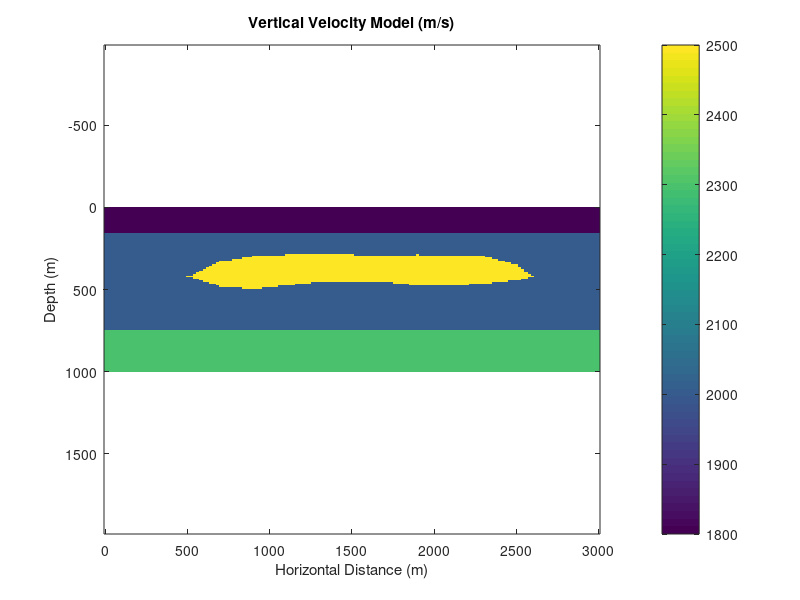
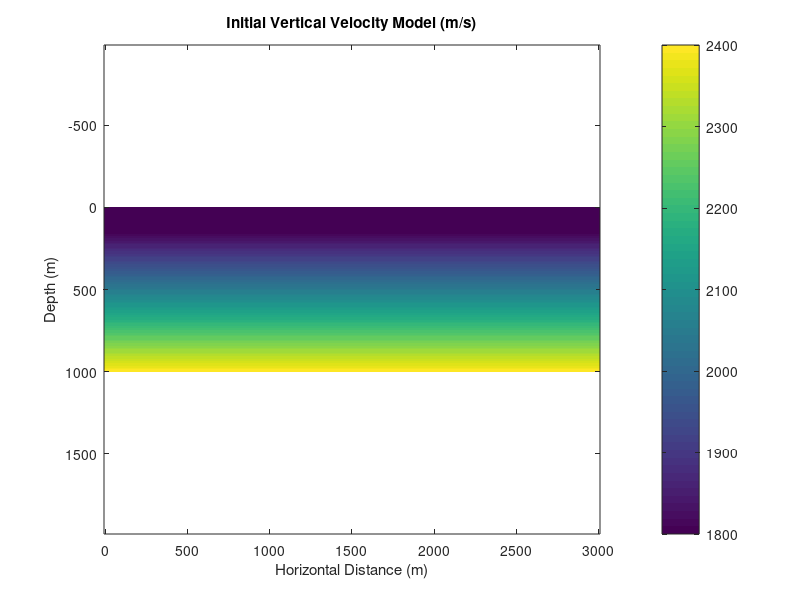
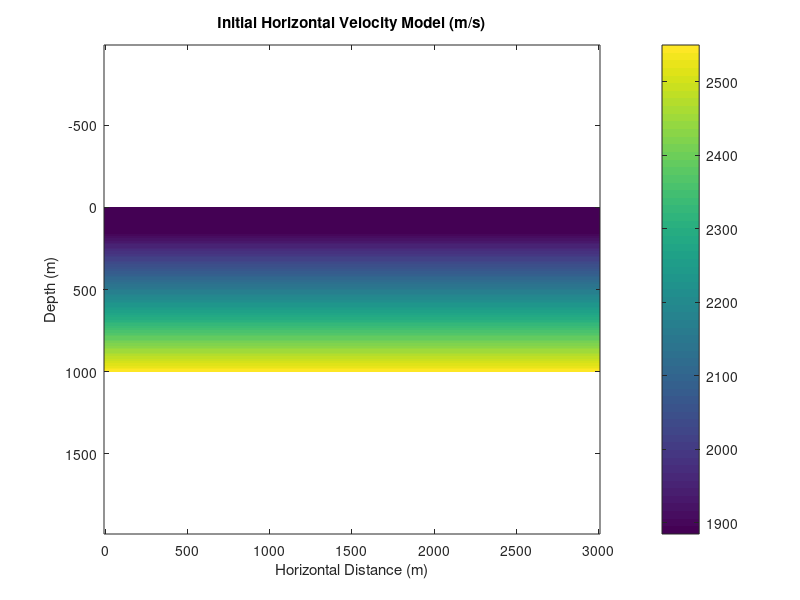
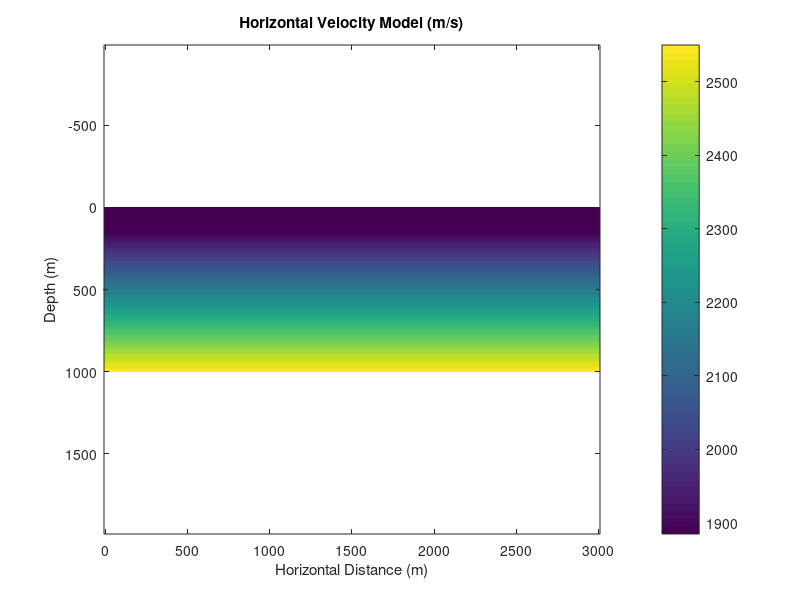

The MATLAB script that drew these images, in order: (Note: this script raises an error after producing the figures.)
clear; clc;

% Define grid parameters
dx = 20; % Grid spacing in x-direction
dz = 10; % Grid spacing in z-direction
sizex = 3000; % Model width in meters
sizez = 1000; % Model depth in meters

% Define background properties
background_vel = 2000; % m/s
background_eps = 0.075; 
background_del = 0.1;

% Define layer properties as arrays
layers = struct();
layers(1).vel = 1800;  layers(1).eps = 0.05;   layers(1).del = 0.075;
layers(1).x = [0, 3000, 3000, 0, 0];
layers(1).z = [0, 0, 150, 150, 0];

layers(2).vel = 2500;  layers(2).eps = 0.15;   layers(2).del = 0.2;
layers(2).x = [500,700,900,1100,1300,1500,1700,1900,2100,2300,2500,2600 ];
layers(2).z = [420,330,300,290,285,290,300,290,293,296,350,420];

layers(3).vel = 2500;  layers(3).eps = 0.15;   layers(3).del = 0.2;
layers(3).x = [500,700,900,1100,1300,1500,1700,1900,2100,2300,2500,2600 ];
layers(3).z = [420,480,495,475,455,455,455,475,475,465,445,420];

layers(4).vel = 2300;  layers(4).eps = 0.1;    layers(4).del = 0.15;
layers(4).x = [0, 3000, 3000, 0, 0];
layers(4).z = [750, 750, 1000, 1000, 750];

% Generate grid
x_grid = 0:dx:sizex;
z_grid = 0:dz:sizez;
[Z, X] = meshgrid(z_grid, x_grid);  % Swapped Z and X to match the size

% Initialize velocity and epsilon models
vel = background_vel * ones(size(X));
epsilon = background_eps * ones(size(X));
delta = background_del * ones(size(X));

% Populate the velocity, epsilon, and delta models based on layers
for i = 1:length(layers)
    mask = inpolygon(X, Z, layers(i).x, layers(i).z);
    vel(mask) = layers(i).vel;
    epsilon(mask) = layers(i).eps;
    delta(mask) = layers(i).del;
end

% Define background velocity model
vel0 = background_vel * ones(size(vel));
vel0(:,1:15) = 1800;
vel0(:,16:end) = repmat(linspace(1800, 2400, size(vel0, 2) - 15), [size(vel0, 1), 1]);

% Define initial horizontal velocity model
velh0 = 1885 * ones(size(vel));
velh0(:,16:end) = repmat(linspace(1885, 2550, size(velh0, 2) - 15), [size(velh0, 1), 1]);

% Create imaginary part of the velocity model

nx=size(vel,1); % number of x locations
nz=size(vel,2);
imag=zeros(nx,nz+1);
for ix=1:nx
    for iz=2:nz
          imag(ix,iz)=4*(vel(ix,iz)-vel(ix,iz-1))/(vel(ix,iz)+vel(ix,iz-1));
    end
end
%imag = 4 * (vel(:,2:end) - vel(:,1:end-1)) ./ (vel(:,2:end) + vel(:,1:end-1));

% Visualization of models
fig_titles = {'Vertical Velocity Model (m/s)', 'Initial Vertical Velocity Model (m/s)', ...
              'Initial Horizontal Velocity Model (m/s)', 'Horizontal Velocity Model (m/s)', ...
              'Eps Model (g/cm³)', 'Del Model (m/s)', 'Reflectivity Model (m/s)'};
models = {vel, vel0, velh0, velh0, epsilon, delta, imag};

for i = 1:length(models)
    figure;
    imagesc(x_grid, z_grid, models{i}');
    set(gca, 'YDir', 'reverse');
    colorbar;
    xlabel('Horizontal Distance (m)');
    ylabel('Depth (m)');
    title(fig_titles{i});
    colormap('default');
    axis equal tight;
end

% Save data
save('Data/vel.mat', 'vel');
save('Data/vel0.mat', 'vel0');
save('Data/imag.mat', 'imag');
save('Data/del.mat', 'delta');
save('Data/epsilon.mat', 'epsilon');

